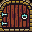

Rendered tile map (Tiled .tmx) drawn with the repository's tilesets; below, a short description and the full map source, tile grids included:
An orthogonal 2x2 tile map with 16x16 px tiles, 1 tile layer (Door).

<map version="1.2" tiledversion="1.2.1" orientation="orthogonal" renderorder="right-down" width="2" height="2" tilewidth="16" tileheight="16" infinite="0" nextlayerid="3" nextobjectid="1">
 <tileset firstgid="1" source="../../tilesets/actual/UltimateTileset.tsx" />
 <layer id="2" name="Door" width="2" height="2">
  <data encoding="csv">
18,19,
34,35
</data>
 </layer>
</map>
